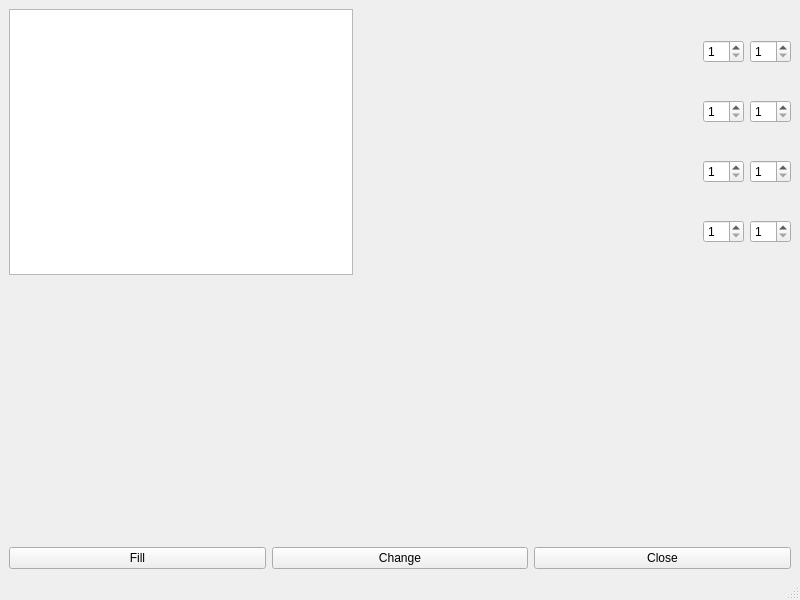
<?xml version="1.0" encoding="UTF-8"?>
<ui version="4.0">
 <class>MainWindow</class>
 <widget class="QMainWindow" name="MainWindow">
  <property name="geometry">
   <rect>
    <x>0</x>
    <y>0</y>
    <width>800</width>
    <height>600</height>
   </rect>
  </property>
  <property name="windowTitle">
   <string>MainWindow</string>
  </property>
  <widget class="QWidget" name="centralwidget">
   <layout class="QVBoxLayout" name="verticalLayout">
    <item>
     <layout class="QHBoxLayout" name="horizontalLayout">
      <item>
       <widget class="QTableWidget" name="tableWidget">
        <property name="rowCount">
         <number>0</number>
        </property>
        <property name="columnCount">
         <number>0</number>
        </property>
       </widget>
      </item>
      <item>
       <spacer name="horizontalSpacer">
        <property name="orientation">
         <enum>Qt::Horizontal</enum>
        </property>
        <property name="sizeType">
         <enum>QSizePolicy::MinimumExpanding</enum>
        </property>
        <property name="sizeHint" stdset="0">
         <size>
          <width>30</width>
          <height>20</height>
         </size>
        </property>
       </spacer>
      </item>
      <item>
       <layout class="QGridLayout" name="gridLayout">
        <item row="1" column="0">
         <widget class="QSpinBox" name="start">
          <property name="minimum">
           <number>1</number>
          </property>
         </widget>
        </item>
        <item row="0" column="0">
         <widget class="QSpinBox" name="spinBox">
          <property name="sizePolicy">
           <sizepolicy hsizetype="Minimum" vsizetype="Preferred">
            <horstretch>0</horstretch>
            <verstretch>0</verstretch>
           </sizepolicy>
          </property>
          <property name="minimum">
           <number>1</number>
          </property>
          <property name="maximum">
           <number>5</number>
          </property>
         </widget>
        </item>
        <item row="1" column="1">
         <widget class="QSpinBox" name="finish">
          <property name="minimum">
           <number>1</number>
          </property>
         </widget>
        </item>
        <item row="2" column="1">
         <widget class="QSpinBox" name="y1">
          <property name="minimum">
           <number>1</number>
          </property>
         </widget>
        </item>
        <item row="0" column="1">
         <widget class="QSpinBox" name="spinBox_2">
          <property name="minimum">
           <number>1</number>
          </property>
          <property name="maximum">
           <number>5</number>
          </property>
         </widget>
        </item>
        <item row="2" column="0">
         <widget class="QSpinBox" name="x1">
          <property name="minimum">
           <number>1</number>
          </property>
         </widget>
        </item>
        <item row="3" column="0">
         <widget class="QSpinBox" name="x2">
          <property name="minimum">
           <number>1</number>
          </property>
         </widget>
        </item>
        <item row="3" column="1">
         <widget class="QSpinBox" name="y2">
          <property name="minimum">
           <number>1</number>
          </property>
         </widget>
        </item>
       </layout>
      </item>
     </layout>
    </item>
    <item>
     <spacer name="verticalSpacer">
      <property name="orientation">
       <enum>Qt::Vertical</enum>
      </property>
      <property name="sizeHint" stdset="0">
       <size>
        <width>20</width>
        <height>40</height>
       </size>
      </property>
     </spacer>
    </item>
    <item>
     <layout class="QHBoxLayout" name="horizontalLayout_2">
      <item>
       <widget class="QPushButton" name="pushButton">
        <property name="text">
         <string>Fill</string>
        </property>
       </widget>
      </item>
      <item>
       <widget class="QPushButton" name="pushButton_2">
        <property name="text">
         <string>Change</string>
        </property>
       </widget>
      </item>
      <item>
       <widget class="QPushButton" name="pushButton_3">
        <property name="text">
         <string>Close</string>
        </property>
       </widget>
      </item>
     </layout>
    </item>
   </layout>
  </widget>
  <widget class="QMenuBar" name="menubar">
   <property name="geometry">
    <rect>
     <x>0</x>
     <y>0</y>
     <width>800</width>
     <height>26</height>
    </rect>
   </property>
  </widget>
  <widget class="QStatusBar" name="statusbar"/>
 </widget>
 <resources/>
 <connections/>
</ui>
